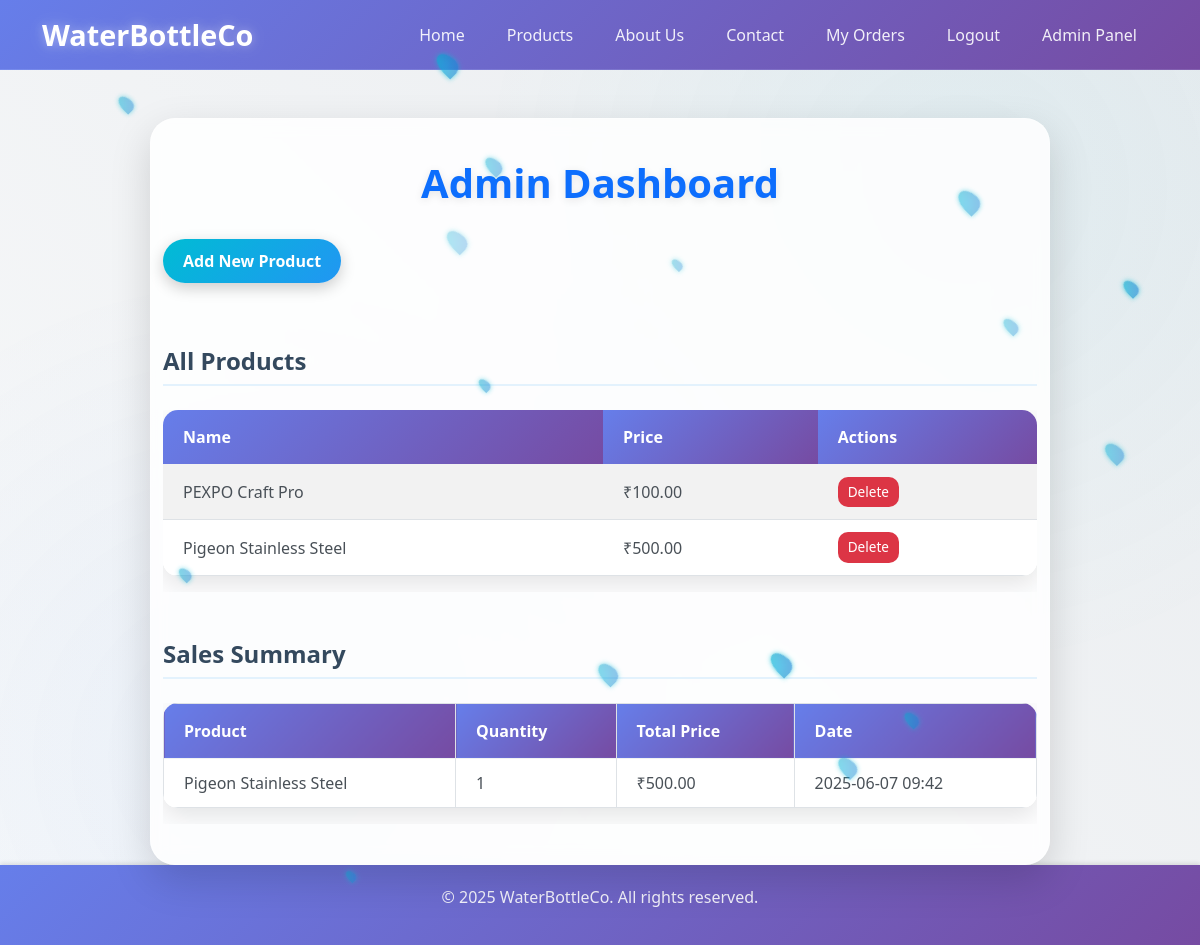
Before: /admin-dashboard/ (signed in) with the older database file.
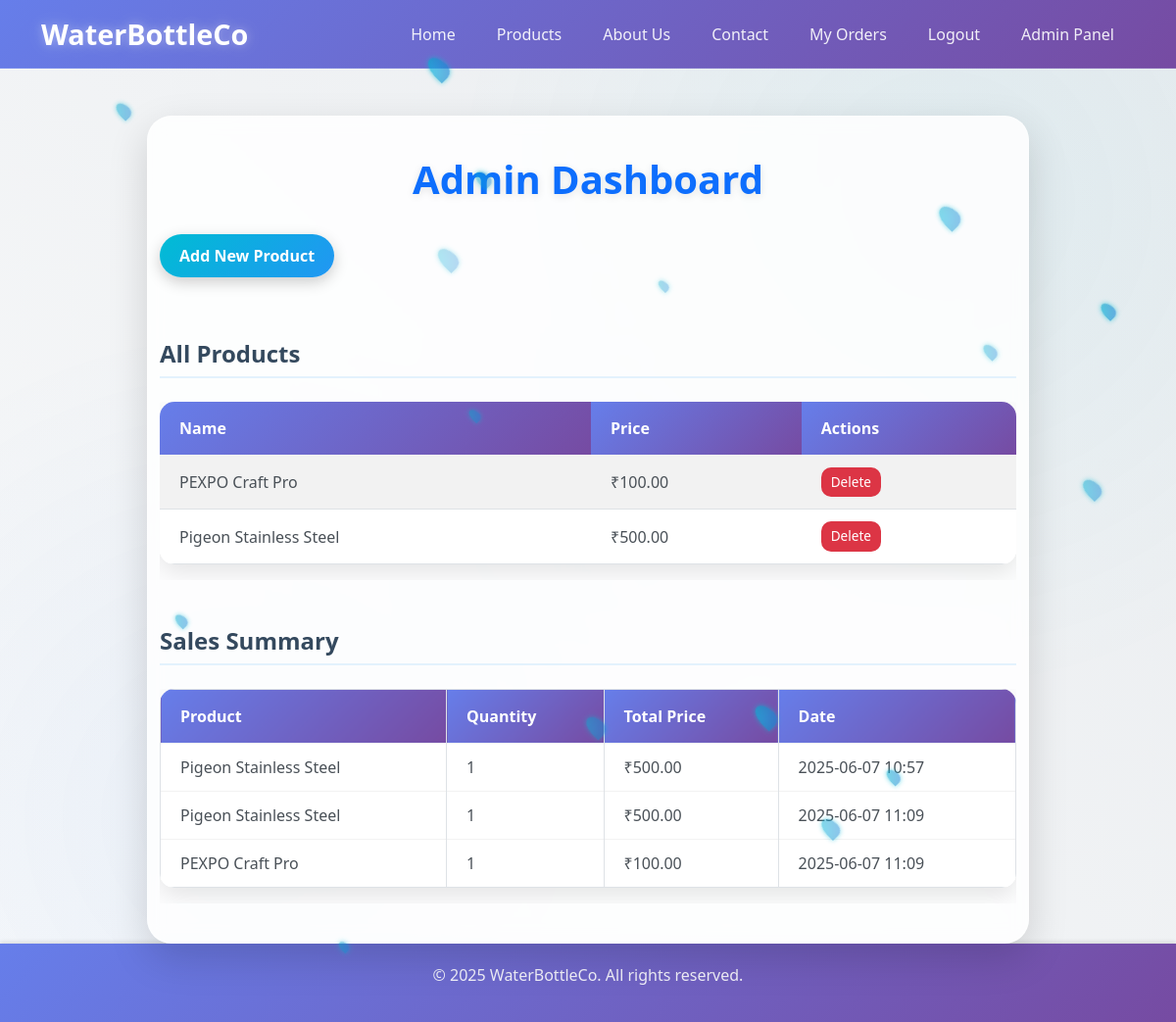
After: the same page with the newer database file.
### store/models.py (models this page shows, shortened)
class Product(models.Model):
    name = models.CharField(max_length=100)
    price = models.DecimalField(max_digits=8, decimal_places=2)
    description = models.TextField()
    image = models.ImageField(upload_to='product_images/')
    category = models.CharField(max_length=50, choices=CATEGORY_CHOICES, default='Water Bottle')

class Sale(models.Model):
    user = models.ForeignKey(User, on_delete=models.CASCADE, null=True, blank=True)
    date = models.DateTimeField(auto_now_add=True)
    product = models.ForeignKey(Product, on_delete=models.CASCADE, null=True, blank=True)
    quantity = models.PositiveIntegerField(default=1)
    timestamp = models.DateTimeField(auto_now_add=True)
    def total_price(self):
        return self.quantity * self.product.price

### store/views.py (the view)
# urls.py: path('admin-dashboard/', views.admin_dashboard, name='admin_dashboard'),
@login_required
def admin_dashboard(request):
    products = Product.objects.all()
    sales = Sale.objects.all()
    return render(request, 'admin_dashboard.html', {'products': products, 'sales': sales})

### store/templates/admin_dashboard.html (shortened to what the changed rows need)
<!DOCTYPE html>
<html lang="en">
<head>
    <link rel="stylesheet" href="https://cdn.jsdelivr.net/npm/bootstrap@5.3.0/dist/css/bootstrap.min.css">
</head>
<body>
    <div class="water-droplet" style="top: 10%; left: 10%; width: 12px; height: 18px; animation-delay: 0s, 0s;"></div>
    <div class="water-droplet" style="top: 20%; left: 80%; width: 18px; height: 25px; animation-delay: 1s, 0.5s;"></div>
    <div class="water-droplet" style="top: 60%; left: 15%; width: 10px; height: 15px; animation-delay: 2s, 1s;"></div>
    <div class="water-droplet" style="top: 40%; left: 40%; width: 9px; height: 14px; animation-delay: 4s, 2s;"></div>
    <div class="water-droplet" style="top: 70%; left: 50%; width: 16px; height: 23px; animation-delay: 5s, 2.5s;"></div>
    <nav class="navbar navbar-expand-lg navbar-dark bg-primary">
        <div class="container">
        </div>
    </nav>
    <div class="container mt-5">
        <h2>Admin Dashboard</h2>
        <a href="{% url 'add_product' %}" class="btn btn-success mb-3">Add New Product</a>
        <h4>All Products</h4>
        <div class="table-responsive">
            <table class="table table-striped">
                <thead>
                    <tr>
                        <th>Name</th>
                        <th>Price</th>
                        <th>Actions</th>
                    </tr>
                </thead>
                <tbody>
                    {% for product in products %}
                    <tr>
                        <td>{{ product.name }}</td>
                        <td>₹{{ product.price }}</td>
                        <td>
                            <a href="{% url 'delete_product' product.id %}" class="btn btn-danger btn-sm">Delete</a>
                        </td>
                    </tr>
                    {% endfor %}
                </tbody>
            </table>
        </div>
        <h4 class="mt-5">Sales Summary</h4>
        <div class="table-responsive">
            <table class="table table-bordered">
                <thead>
                    <tr>
                        <th>Product</th>
                        <th>Quantity</th>
                        <th>Total Price</th>
                        <th>Date</th>
                    </tr>
                </thead>
                <tbody>
                    {% for sale in sales %}
                    <tr>
                        <td>{{ sale.product.name }}</td>
                        <td>{{ sale.quantity }}</td>
                        <td>₹{{ sale.total_price }}</td>
                        <td>{{ sale.date|date:"Y-m-d H:i" }}</td>
                    </tr>
                    {% endfor %}
                </tbody>
            </table>
        </div>
    </div>
    <footer class="footer">
        <div class="container">
        </div>
    </footer>
</body>
</html>

Changed rows visible on the page:
removed Sale: product.name "Pigeon Stainless Steel", quantity "1", total_price "500.00", date "2025-06-07 09:42"
added Sale: product.name "Pigeon Stainless Steel", quantity "1", total_price "500.00", date "2025-06-07 10:57"
added Sale: product.name "Pigeon Stainless Steel", quantity "1", total_price "500.00", date "2025-06-07 11:09"
added Sale: product.name "PEXPO Craft Pro", quantity "1", total_price "100.00", date "2025-06-07 11:09"
